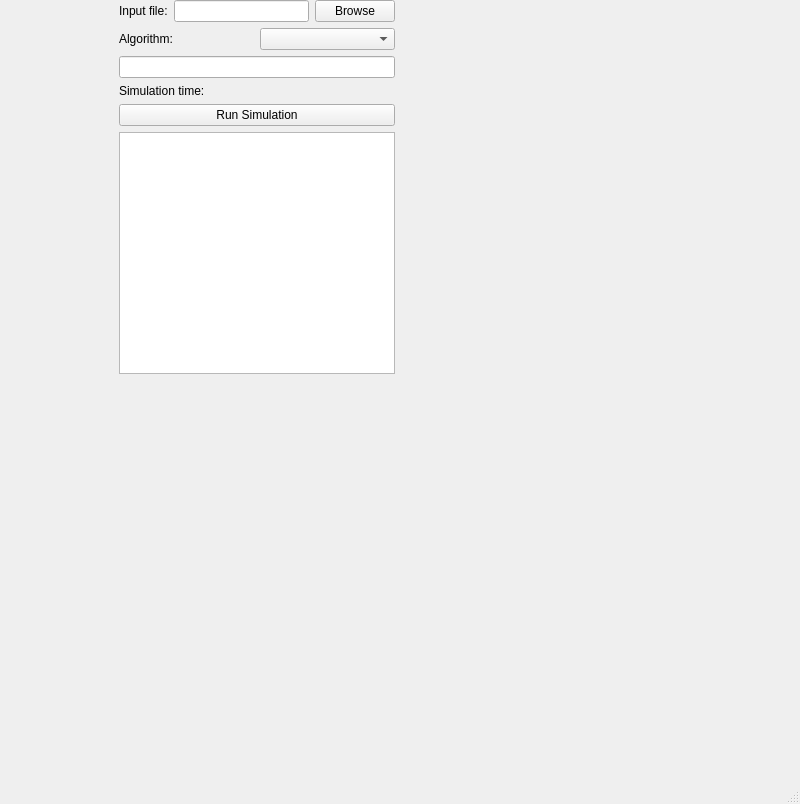
<?xml version="1.0" encoding="UTF-8"?>
<ui version="4.0">
 <class>MainWindow</class>
 <widget class="QMainWindow" name="MainWindow">
  <property name="geometry">
   <rect>
    <x>0</x>
    <y>0</y>
    <width>800</width>
    <height>804</height>
   </rect>
  </property>
  <property name="windowTitle">
   <string>MainWindow</string>
  </property>
  <widget class="QWidget" name="centralwidget">
   <widget class="QWidget" name="chartWidget" native="true">
    <property name="geometry">
     <rect>
      <x>70</x>
      <y>380</y>
      <width>921</width>
      <height>501</height>
     </rect>
    </property>
   </widget>
   <widget class="QWidget" name="layoutWidget">
    <property name="geometry">
     <rect>
      <x>119</x>
      <y>0</y>
      <width>276</width>
      <height>374</height>
     </rect>
    </property>
    <layout class="QVBoxLayout" name="verticalLayout">
     <item>
      <layout class="QHBoxLayout" name="horizontalLayout">
       <item>
        <widget class="QLabel" name="label">
         <property name="text">
          <string>Input file:</string>
         </property>
        </widget>
       </item>
       <item>
        <widget class="QLineEdit" name="linePath"/>
       </item>
       <item>
        <widget class="QPushButton" name="btnBrowse">
         <property name="text">
          <string>Browse</string>
         </property>
        </widget>
       </item>
      </layout>
     </item>
     <item>
      <layout class="QHBoxLayout" name="horizontalLayout_2">
       <item>
        <widget class="QLabel" name="label_2">
         <property name="text">
          <string>Algorithm:</string>
         </property>
        </widget>
       </item>
       <item>
        <widget class="QComboBox" name="comboAlg"/>
       </item>
      </layout>
     </item>
     <item>
      <widget class="QLineEdit" name="lineSim"/>
     </item>
     <item>
      <widget class="QLabel" name="label_3">
       <property name="text">
        <string>Simulation time:</string>
       </property>
      </widget>
     </item>
     <item>
      <widget class="QPushButton" name="btnRun">
       <property name="text">
        <string>Run Simulation</string>
       </property>
      </widget>
     </item>
     <item>
      <widget class="QPlainTextEdit" name="output"/>
     </item>
    </layout>
   </widget>
  </widget>
  <widget class="QMenuBar" name="menubar">
   <property name="geometry">
    <rect>
     <x>0</x>
     <y>0</y>
     <width>800</width>
     <height>37</height>
    </rect>
   </property>
  </widget>
  <widget class="QStatusBar" name="statusbar"/>
 </widget>
 <resources/>
 <connections/>
</ui>
